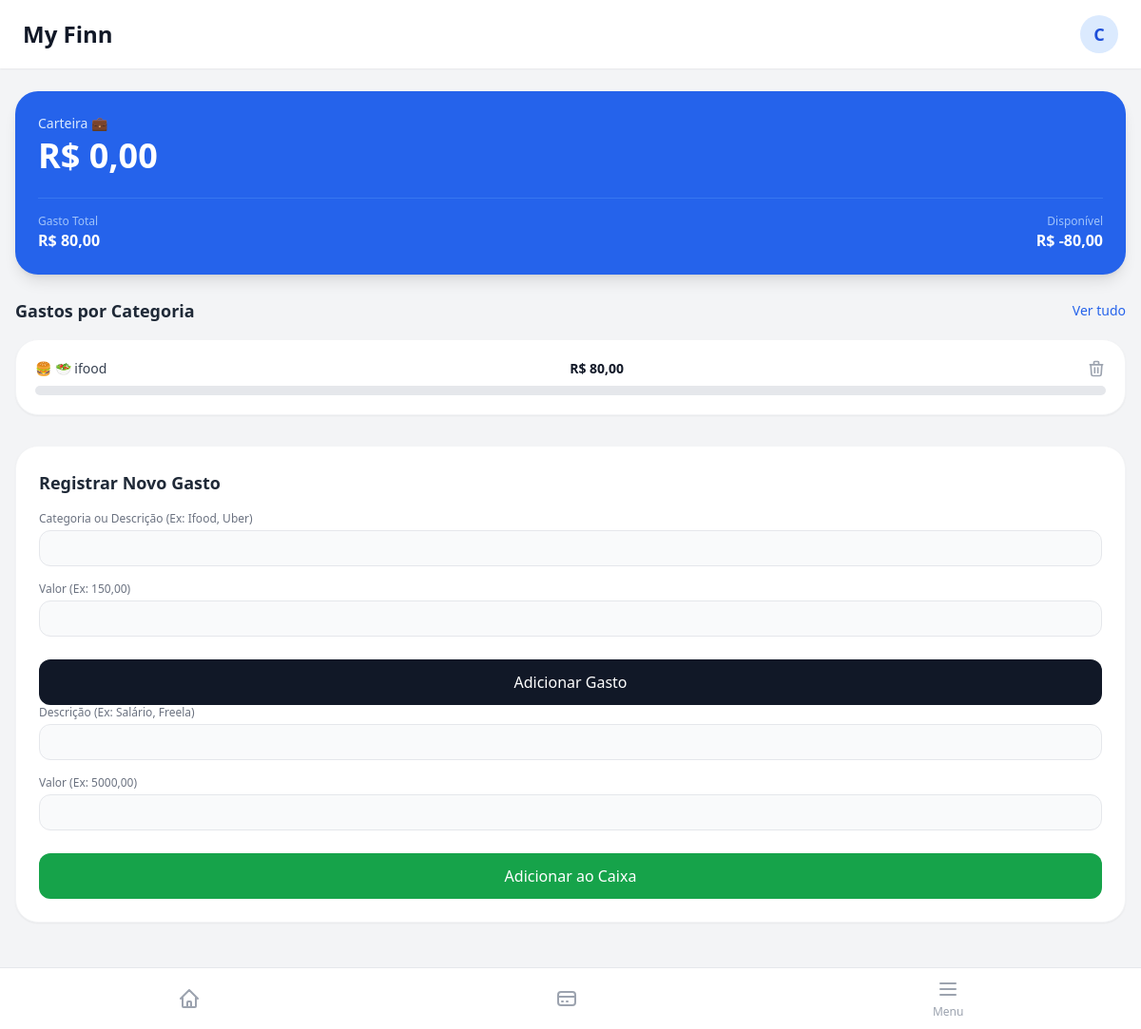
/, run on an earlier commit of the app's database.
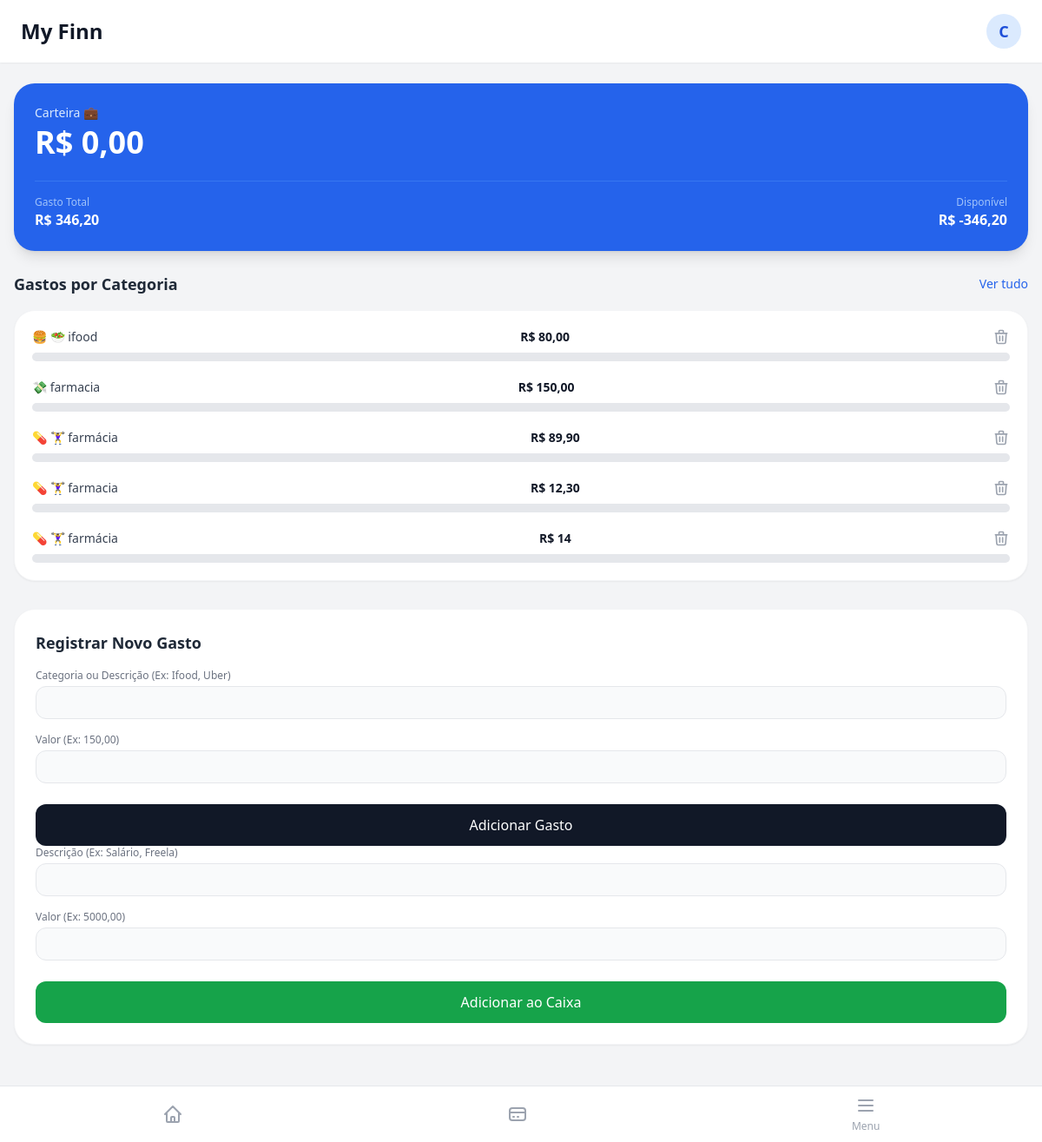
And on a later commit of the database.
### app.py (models this page shows)
class Gasto(db.Model):
    id = db.Column(db.Integer, primary_key=True)
    categoria = db.Column(db.String(50), nullable=False) # Ex: Alimentação, Transporte, Lazer,....
    icone =  db.Column(db.String(10), nullable=False) # Ex: 🍔, 🍿, 🚗,.....
    valor = db.Column(db.String(20), nullable=False) # Ex: 1.200,00 ....
    cor_barra = db.Column(db.String(50), nullable=False) # Ex: bg-orange-500
    largura = db.Column(db.String(20), nullable=False) # Ex: w-3/5

### app.py (the view)
@app.route('/')
def inicio():
    gastos_do_banco = Gasto.query.all()
    receitas_do_banco = Receita.query.all()
    carteira_float = 0.0
    for receita in receitas_do_banco:
        valor_limpo = receita.valor.replace('.', '').replace(',', '.')
        carteira_float += float(valor_limpo)
    carteira_formatada = f"{carteira_float:,.2f}".replace(',', 'X').replace('.', ',').replace ('X', '.')
    total_gasto = 0.0
    for gasto in gastos_do_banco:
        valor_limpo = gasto.valor.replace('.', '').replace(',', '.')
        total_gasto += float(valor_limpo)
        if carteira_float > 0:
            porcentagem = (float(valor_limpo) / carteira_float) * 100
            gasto.largura_dinamica = min(porcentagem, 100.0)
        else:
            gasto.largura_dinamica = 0.0
    gasto_formatado = f"{total_gasto:,.2f}".replace(",", "X").replace(".", ",").replace("X", ".")
    balanco_float = carteira_float - total_gasto
    balanco_formatado = f"{balanco_float:,.2f}".replace(",", "X").replace(".", ",").replace("X", ".")
    return render_template('visao_geral.html',
                            saldo_tela=carteira_formatada,
                            gasto_tela=gasto_formatado,
                            balanco_tela=balanco_formatado,
                            meus_gastos_categoria=gastos_do_banco)

### templates/visao_geral.html (shortened to what the changed rows need)
{% extends 'base.html' %}
{% block content %}
<div class="flex flex-col gap-6">
    <section class="bg-blue-600 rounded-3xl p-6 text-white shadow-lg mt-2">
        <h1 class="text-4xl font-bold mb-6">R$ {{ saldo_tela }} </h1>
        <div class="flex justify-between items-center mt-6 pt-4 border-t border-blue-400/30">
            <div>
                <p class="text-xs text-blue-200/80 font-medium">Gasto Total</p>
                <p class="text-base font-bold text-white">R$ {{ gasto_tela }}</p>
            </div>
            <div class="text-right">
                <p class="text-xs text-blue-200/80 font-medium">Disponível</p>
                <p class="text-base font-bold text-white">R$ {{ balanco_tela }}</p>
            </div>
        </div>
    </section>
    <section>
        <div class="bg-white rounded-3xl p-5 shadow-sm border border-gray-100 flex flex-col gap-5">
            {% for gasto in meus_gastos_categoria %}
            <div>
                <div class="flex justify-between text-sm mb-2">
                    <span class="font-medium text-gray-700">{{ gasto.icone }} {{ gasto.categoria }}</span>
                    <span class="font-bold text-gray-900">R$ {{ gasto.valor }}</span>
                    <a href="/deletar_gasto/{{ gasto.id }}"
                        class="text-gray-400 hover:text-red-500 transition-colors cursor-pointer"
                        title="Excluir este gasto"><svg xmlns="http://www.w3.org/2000/svg" class="h-5 w-5" fill="none" viewBox="0 0 24 24" stroke="currentColor" stroke-width="2"><path stroke-linecap="round" stroke-linejoin="round" d="M19 7l-.867 12.142A2 2 0 0116.138 21H7.862a2 2 0 01-1.995-1.858L5 7m5 4v6m4-6v6m1-10V4a1 1 0 00-1-1h-4a1 1 0 00-1 1v3M4 7h16" /></svg>
                    </a>
                </div>
                <div class="w-full bg-gray-200 rounded-full h-2.5">
                </div>
            </div>
            {% endfor %}
        </div>
    </section>
</div>
{% endblock %}

What changed in the data, as far as the page shows it:
added Gasto: icone "💸", categoria "farmacia", valor "150,00"
added Gasto: icone "💊 🏋️‍♀️", categoria "farmácia", valor "89,90"
added Gasto: icone "💊 🏋️‍♀️", categoria "farmacia", valor "12,30"
added Gasto: icone "💊 🏋️‍♀️", categoria "farmácia", valor "14"
Also different on the page:
{{ gasto_tela }}: "80,00" → "346,20"
{{ balanco_tela }}: "-80,00" → "-346,20"
